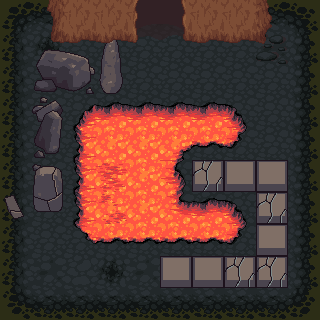

Tiled map render using the project's own tile images. Description and the map definition, with tile-layer contents summarised, below:
An orthogonal 10x10 tile map with 32x32 px tiles, 3 tile layers (Tile Layer 1, Tile Layer 2, Tile Layer 3) and 11 objects (mainPlayer, CoinEntity).

<map version="1.0" tiledversion="1.1.6" orientation="orthogonal" renderorder="right-down" width="10" height="10" tilewidth="32" tileheight="32" infinite="0" nextobjectid="16">
 <tileset firstgid="1" source="2.5d.tsx" />
 <layer name="Tile Layer 1" width="10" height="10">
  <data>[100 cells, 100 non-empty, 6 distinct tile ids]</data>
 </layer>
 <layer name="Tile Layer 2" width="10" height="10">
  <data>[100 cells, 72 non-empty, 28 distinct tile ids]</data>
 </layer>
 <layer name="Tile Layer 3" width="10" height="10">
  <data>[100 cells, 32 non-empty, 19 distinct tile ids]</data>
 </layer>
 <objectgroup name="Collision">
  <object id="1" x="-6" y="5" width="21" height="315" />
  <object id="2" x="306" y="1" width="12" height="319" />
  <object id="3" x="0" y="301" width="319" height="17" />
  <object id="4" x="-1" y="-1" width="127" height="240" />
  <object id="5" x="198" y="-2" width="108" height="48" />
  <object id="7" x="77" y="104" width="106.464" height="136" />
  <object id="10" x="118.453" y="-1.85082" width="81.4362" height="33.3148" />
  <object id="14" x="177.003" y="197.746" width="69.8334" height="46.3251" />
 </objectgroup>
 <objectgroup name="Player">
  <object id="6" name="mainPlayer" x="160.456" y="255" width="32" height="32">
   <properties>
    <property name="framewidth" value="32" />
    <property name="image" value="gripe_run_right" />
   </properties>
  </object>
 </objectgroup>
 <objectgroup name="Coins">
  <object id="11" name="CoinEntity" x="192.325" y="158.767" width="32" height="32">
   <properties>
    <property name="framewidth" value="32" />
    <property name="image" value="spinning_coin_gold" />
   </properties>
  </object>
  <object id="12" x="161.101" y="103.022" width="83.6618" height="44.2508" />
 </objectgroup>
</map>
